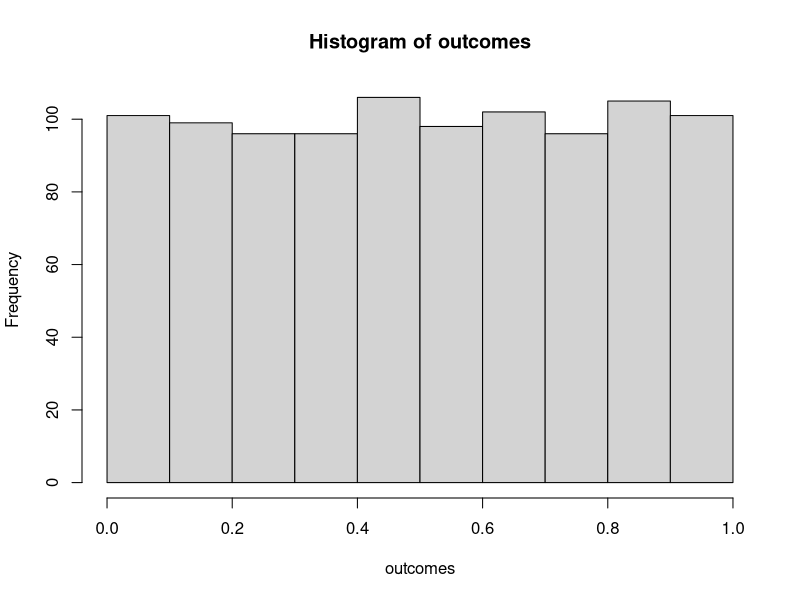
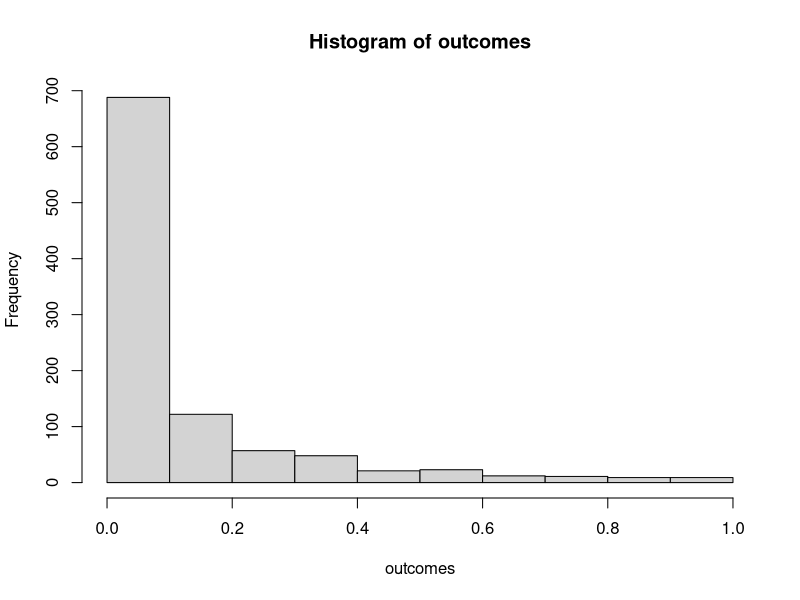
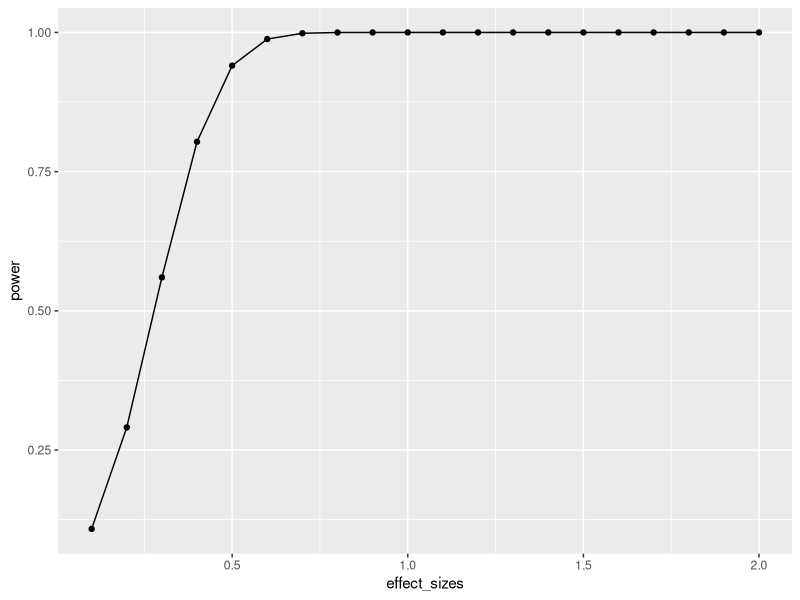
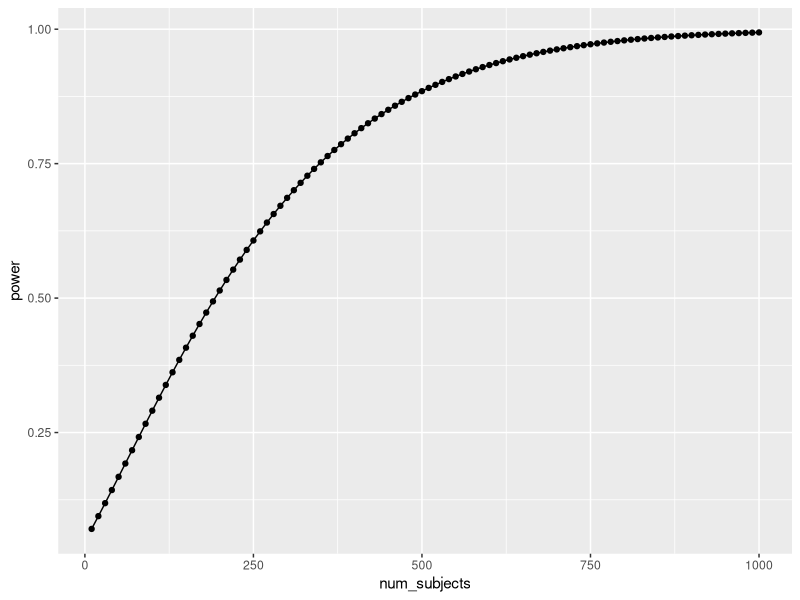
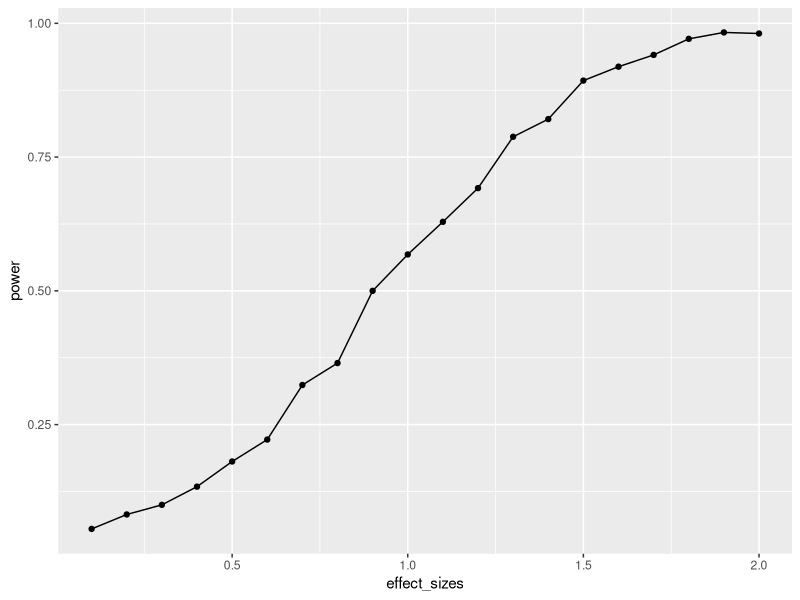
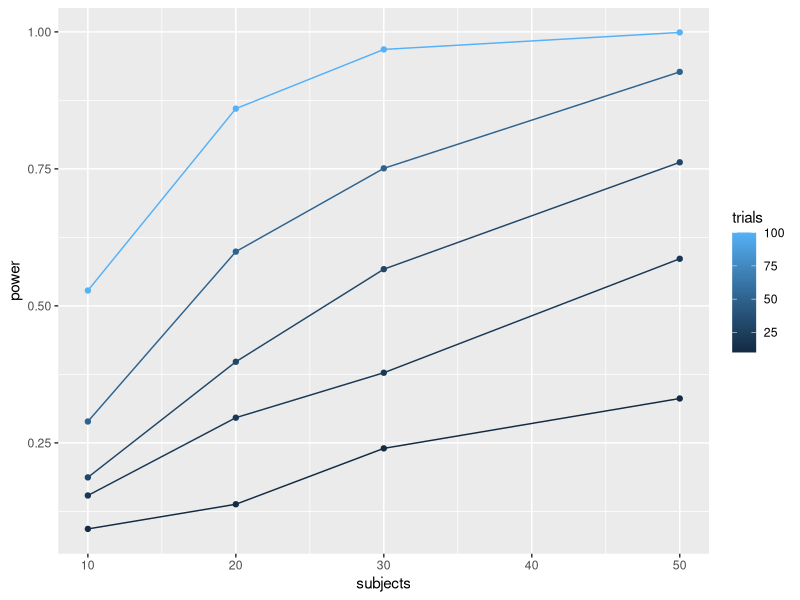
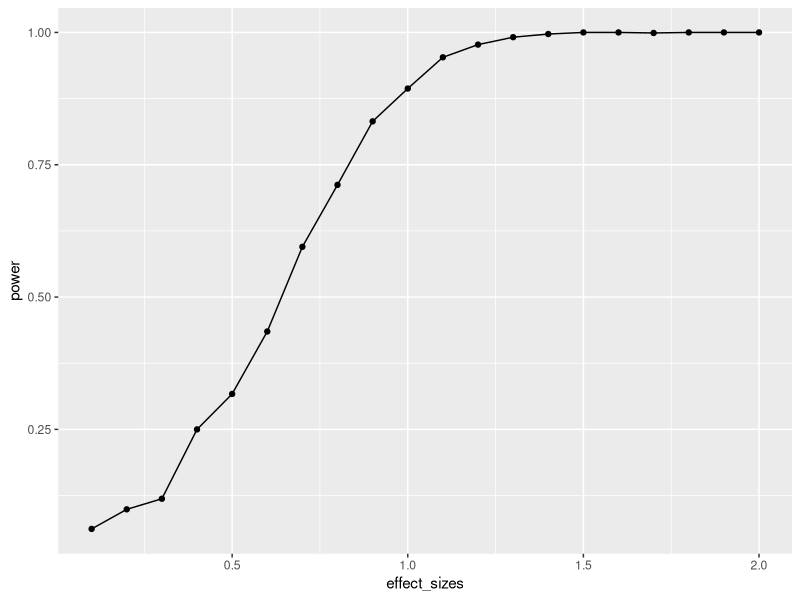
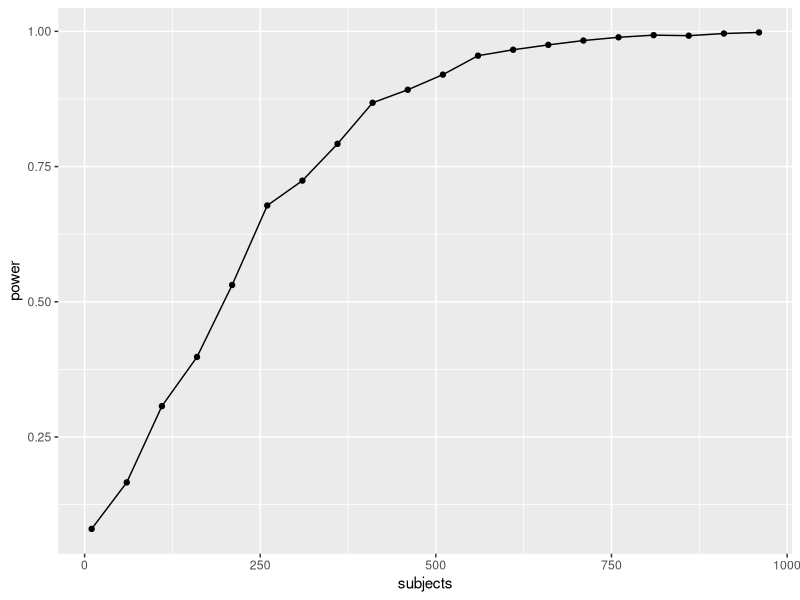

Write R code to recreate these figures, in order.
## ---- chunk 1
knitr::opts_chunk$set(
  collapse = TRUE,
  comment = "#>",
  message = FALSE,
  warning = FALSE
)
## ---- chunk 2
# samples A and B come from the same normal distribution
A <- rnorm(n=10,mean=10, sd=5)
B <- rnorm(n=10,mean=10, sd=5)

# the pvalue for this one pretend simulation
t.test(A,B,var.equal=TRUE)$p.value

# running the simulation
# everytime we run this function we do one simulated experiment and return the p-value
sim_null <- function(){
  A <- rnorm(n=10,mean=10, sd=5)
  B <- rnorm(n=10,mean=10, sd=5)
  return(t.test(A,B,var.equal=TRUE)$p.value)
}

# use replicate to run the sim many times
outcomes <- replicate(1000,sim_null())

# plot the null-distribution of p-values
hist(outcomes)

# proportion of simulated experiments had a p-value less than .05
length(outcomes[outcomes<.05])/1000

## ---- chunk 3
  A <- rnorm(n=10,mean=10, sd=5)
  B <- rnorm(n=10,mean=15, sd=5)
  t.test(A,B,var.equal=TRUE)$p.value

# make the mean for B 15 (5 more than A)
sim_alternative <- function(){
  A <- rnorm(n=10,mean=10, sd=5)
  B <- rnorm(n=10,mean=15, sd=5)
  return(t.test(A,B,var.equal=TRUE)$p.value)
}

# use replicate to run the sim many times
outcomes <- replicate(1000,sim_alternative())

# plot the distribution of p-values
hist(outcomes)

# proportion of simulated experiments had a p-value less than .05
length(outcomes[outcomes<.05])/1000
## ---- chunk 4
library(pwr)
pwr.t.test(n=10,
           d=1,
           sig.level=.05,
           type="two.sample",
           alternative="two.sided")
## ---- chunk 5
effect_sizes <- seq(.1,2,.1)
power <- sapply(effect_sizes, 
          FUN = function(x) {
            pwr.t.test(n=100,
            d=x,
            sig.level=.05,
            type="two.sample",
            alternative="two.sided")$power})
plot_df <- data.frame(effect_sizes,power)

library(ggplot2)
ggplot(plot_df, aes(x=effect_sizes,
                    y=power))+
  geom_point()+
  geom_line()
## ---- chunk 6
num_subjects <- seq(10,1000,10)
power <- sapply(num_subjects, 
          FUN = function(x) {
            pwr.t.test(n=x,
            d=.2,
            sig.level=.05,
            type="two.sample",
            alternative="two.sided")$power})
plot_df <- data.frame(num_subjects,power)

library(ggplot2)
ggplot(plot_df, aes(x=num_subjects,
                    y=power))+
  geom_point()+
  geom_line()
## ---- chunk 7
# function to run a simulated t-test
sim_power <- function(x){
  A <- rnorm(n=10,mean=0, sd=1)
  B <- rnorm(n=10,mean=(0+x), sd=1)
  return(t.test(A,B,var.equal=TRUE)$p.value)
}

# vector of effect sizes
effect_sizes <- seq(.1,2,.1)
# run simulation for each effect size 1000 times
power <- sapply(effect_sizes, 
          FUN = function(x) {
            sims <- replicate(1000,sim_power(x))
            sim_power <- length(sims[sims<.05])/length(sims)
            return(sim_power)})
# combine into dataframe
plot_df <- data.frame(effect_sizes,power)

# plot the power curve
ggplot(plot_df, aes(x=effect_sizes,
                    y=power))+
  geom_point()+
  geom_line()
## ---- chunk 8
# function to run a simulated t-test
# nsubs sets number of subjects
# ntrials to change number of trials
# d sets effect size
# this is a paired sample test to model Stroop
sim_power <- function(nsubs,ntrials,d){
  A <- replicate(nsubs,mean(rnorm(n=ntrials,mean=0, sd=1)))
  B <- replicate(nsubs,mean(rnorm(n=ntrials,mean=d, sd=1)))
  return(t.test(A,B,paired=TRUE)$p.value)
}

# vectors for number of subjects and trials
n_subs_vector <- c(10,20,30,50)
n_trials_vector <- c(10,20,30,50,100)

# a loop to run all simulations
power <- c()
subjects <- c()
trials <- c()
i <- 0 # use this as a counter for indexing
for(s in n_subs_vector){
  for(t in n_trials_vector){
    i <- i+1
    sims <- replicate(1000,sim_power(s,t,.1))
    power[i] <- length(sims[sims<.05])/length(sims)
    subjects[i] <- s
    trials[i] <- t
  }
}

# combine into dataframe
plot_df <- data.frame(power,subjects,trials)

# plot the power curve
ggplot(plot_df, aes(x=subjects,
                    y=power,
                    group=trials,
                    color=trials))+
  geom_point()+
  geom_line()

# a vectorized version of the loop
# run simulation for each effect size 1000 times

# power <- outer(n_subs_vector,
#                n_trials_vector,
#                FUN = Vectorize(function(x,y) {
#                   sims <- replicate(100,sim_power(x,y))  
#                   sim_power <- length(sims[sims<.05])/length(sims)
#                   return(sim_power)
#                }))

## ---- chunk 9
# function to run a simulated t-test
sim_power_anova <- function(x){
  A <- rnorm(n=20,mean=0, sd=1)
  B <- rnorm(n=20,mean=0, sd=1)
  C <- rnorm(n=20,mean=0, sd=1)
  D <- rnorm(n=20,mean=(0+x), sd=1)
  df <- data.frame(condition = as.factor(rep(c("A","B","C","D"),each=20)),
                   DV = c(A,B,C,D))
  aov_results <- summary(aov(DV~condition,df))
  #return the pvalue
  return(aov_results[[1]]$`Pr(>F)`[1])
}

# vector of effect sizes
effect_sizes <- seq(.1,2,.1)
# run simulation for each effect size 1000 times
power <- sapply(effect_sizes, 
          FUN = function(x) {
            sims <- replicate(1000,sim_power_anova(x))
            sim_power <- length(sims[sims<.05])/length(sims)
            return(sim_power)})
# combine into dataframe
plot_df <- data.frame(effect_sizes,power)

# plot the power curve
ggplot(plot_df, aes(x=effect_sizes,
                    y=power))+
  geom_point()+
  geom_line()
## ---- chunk 10
sim_power_anova <- function(x){
  A <- rnorm(n=x,mean=0, sd=1)
  B <- rnorm(n=x,mean=0, sd=1)
  C <- rnorm(n=x,mean=0, sd=1)
  D <- rnorm(n=x,mean=.2, sd=1)
  df <- data.frame(condition = as.factor(rep(c("A","B","C","D"),each=x)),
                   DV = c(A,B,C,D))
  aov_results <- summary(aov(DV~condition,df))
  #return the pvalue
  return(aov_results[[1]]$`Pr(>F)`[1])
}

# vector of effect sizes
subjects <- seq(10,1000,50)
# run simulation for each effect size 1000 times
power <- sapply(subjects, 
          FUN = function(x) {
            sims <- replicate(1000,sim_power_anova(x))
            sim_power <- length(sims[sims<.05])/length(sims)
            return(sim_power)})
# combine into dataframe
plot_df <- data.frame(subjects,power)

# plot the power curve
ggplot(plot_df, aes(x=subjects,
                    y=power))+
  geom_point()+
  geom_line()

## ---- chunk 11
# get 20 random answers for all 20 subjects and 20 questions
# columns will be individual subjects 1 to 20
# rows will be questions 1 to 20
questionnaire <- matrix(sample(1:7,20*20, replace=TRUE),ncol=20)
# get 20 measures of performance on behavioral task
behavioral_task <- rnorm(20,0,1)

# correlate behavior with each question
save_correlations <-c()
for(i in 1:20){
  save_correlations[i] <- cor(behavioral_task,questionnaire[i,])
}

# show histogram of 20 correlations
hist(save_correlations)
## ---- chunk 12
save_max <- c()
for( j in 1:10000){
  questionnaire <- matrix(sample(1:7,20*20, replace=TRUE),ncol=20)
  behavioral_task <- rnorm(20,0,1)
  
  save_correlations <-c()
  for(i in 1:20){
    save_correlations[i] <- cor(behavioral_task,questionnaire[i,])
  }
  save_max[j] <- max(abs(save_correlations))
}

hist(save_max)
## ---- chunk 13
save_max <- c()
for( j in 1:10000){
  questionnaire <- matrix(sample(1:7,200*20, replace=TRUE),ncol=200)
  behavioral_task <- rnorm(200,0,1)
  
  save_correlations <-c()
  for(i in 1:20){
    save_correlations[i] <- cor(behavioral_task,questionnaire[i,])
  }
  save_max[j] <- max(abs(save_correlations))
}

hist(save_max)
